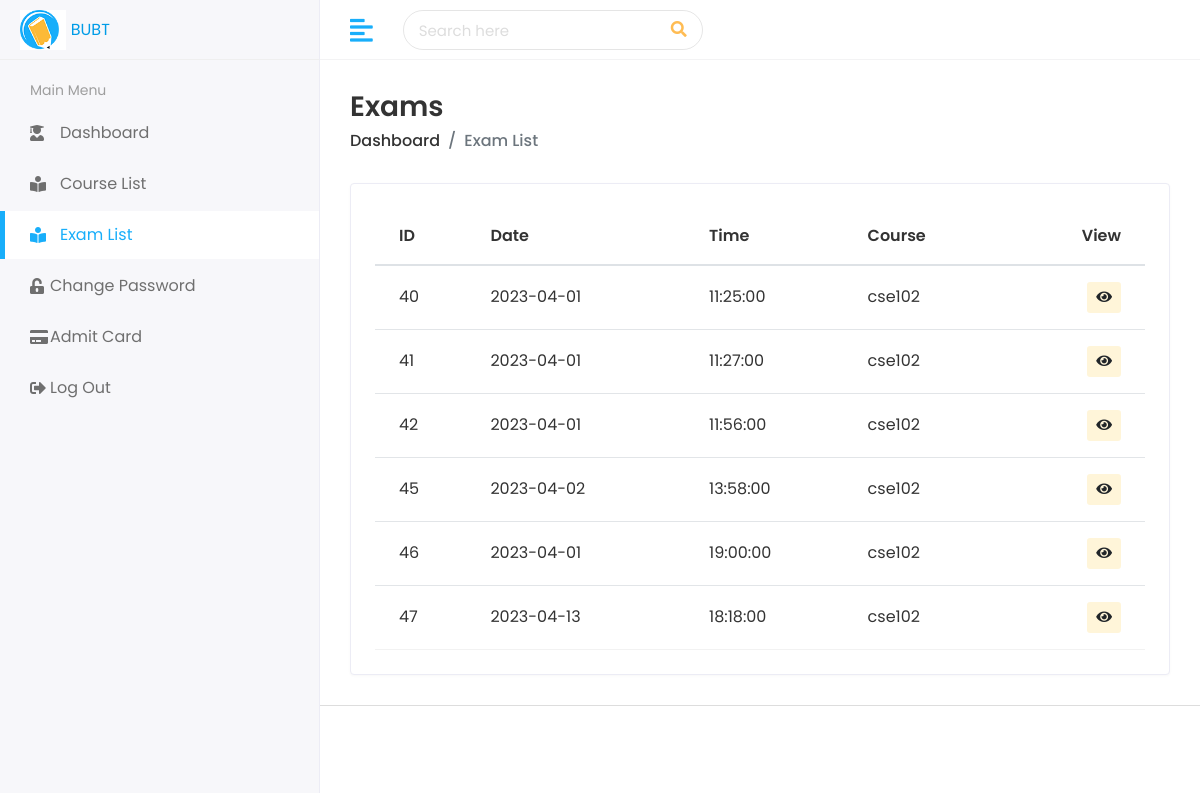
The app's page /student/examlist.php (signed in) with its own data.
### tables this page shows
CREATE TABLE `exam` (
  `examid` int NOT NULL,
  `date` date NOT NULL,
  `time` time NOT NULL,
  `course` varchar(200) NOT NULL,
  `rooms` json NOT NULL
);

### student/examlist.php (the view, shortened to what this page needs)
<?php
include("header.php");
?>
<div class="page-wrapper">
    <div class="content container-fluid">
        <div class="page-header">
            <div class="row align-items-center">
                <div class="col">
                    <h3 class="page-title">Exams</h3>
                    <ul class="breadcrumb">
                        <li class="breadcrumb-item"><a href="index.php">Dashboard</a></li>
                        <li class="breadcrumb-item active">Exam List</li>
                    </ul>
                </div>
            </div>
        </div>
        <div class="row">
            <div class="col-sm-12">
                <div class="card card-table">
                    <div class="card-body">
                        <div class="table-responsive">
                            <table class="table table-hover table-center mb-0 datatable">
                                <thead>
                                    <tr>
                                        <th>ID</th>
                                        <th>Date</th>
                                        <th>Time</th>
                                        <th>Course</th>
                                        <th class="text-right">View</th>
                                    </tr>
                                </thead>
                                <tbody>
                                    <?php
                                    $query = "select * from exam;";
                                    $result = $conn->query($query);
                                    $studentid = $_SESSION['studentid'];
                                    if ($result->num_rows > 0) {
                                        while ($row = $result->fetch_assoc()) {
                                            $examid  = $row['examid'];
                                            $date = $row['date'];
                                            $time = $row['time'];
                                            $course  = $row['course'];
                                            $query1 = "select * from enroll where courseid='" . $course . "' and studentid='" . $studentid . "';";
                                            $result1 = $conn->query($query1);
                                            if ($result1->num_rows > 0) {
                                    ?>
                                                <tr>
                                                    <td><?php echo $examid  ?></td>
                                                    <td><?php echo $date  ?></td>
                                                    <td><?php echo $time  ?></td>
                                                    <td><?php echo $course  ?></td>
                                                    <td class="text-right">
                                                        <div class="actions">
                                                            <a href="viewroom.php?examid=<?php echo $examid ?>" class="btn btn-sm bg-primary">
                                                                <i class="fas fa-eye"></i>
                                                            </a>
                                                        </div>
                                                    </td>
                                                </tr>
                                    <?php
                                            }
                                        }
                                    } ?>
                                </tbody>
                            </table>
                        </div>
                    </div>
                </div>
            </div>
        </div>
    </div>
    <?php
    include("footer.php");
    ?>

### student/header.php (shortened to what this page needs)
<!DOCTYPE html>
<html lang="en">
<head>
    <link rel="stylesheet" href="assets/plugins/bootstrap/css/bootstrap.min.css">
    <link rel="stylesheet" href="assets/plugins/fontawesome/css/fontawesome.min.css">
    <link rel="stylesheet" href="assets/plugins/fontawesome/css/all.min.css">
    <link rel="stylesheet" href="assets/css/style.css">
    <link rel="stylesheet" href="https://cdn.jsdelivr.net/gh/bbbootstrap/libraries@main/choices.min.css">
</head>
<body>
    <div class="main-wrapper">
        <div class="header">
            <div class="header-left">
                <a href="index.php" class="logo">
                    <img src="assets/img/logo.png" alt="Logo"> BUBT
                </a>
            </div>
            <a href="javascript:void(0);" id="toggle_btn">
                <i class="fas fa-align-left"></i>
            </a>
            <div class="top-nav-search">
                <form>
                    <input type="text" class="form-control" placeholder="Search here">
                    <button class="btn" type="submit"><i class="fas fa-search"></i></button>
                </form>
            </div>
        </div>
        <div class="sidebar" id="sidebar">
            <div class="sidebar-inner slimscroll">
                <div id="sidebar-menu" class="sidebar-menu">
                    <ul>
                        <li class="menu-title">
                            <span>Main Menu</span>
                        </li>
                        <li id="dashboard">
                            <a href="index.php"><i class="fas fa-user-graduate"></i> <span> Dashboard</span></a>
                        </li>
                        <li id="courses">
                            <a href="courselist.php"><i class="fas fa-book-reader"></i> <span> Course List</span></a>
                        </li>
                        <li id="exams">
                            <a href="examlist.php"><i class="fas fa-book-reader"></i> <span>Exam List</span></a>
                        </li>
                        <li id="changepassword">
                            <a href="changepassword.php"><i class="fas fa-unlock-alt"></i> Change Password</a>
                        </li>
                        <li id="admitcard">
                            <a href="qrmaker"><i class="fas fa-credit-card"></i>Admit Card</a>
                        </li>
                        <li><a href="logout.php"><i class='fas fa-sign-out-alt'></i> Log Out</a></li>
                    </ul>
                </div>
            </div>
        </div>

### student/footer.php (shortened to what this page needs)
<footer>
</footer>
</div>
</div>
</body>
</html>

### records on screen
exam: examid "40", date "2023-04-01", time "11:25:00", course "cse102"
exam: examid "41", date "2023-04-01", time "11:27:00", course "cse102"
exam: examid "42", date "2023-04-01", time "11:56:00", course "cse102"
exam: examid "45", date "2023-04-02", time "13:58:00", course "cse102"
exam: examid "46", date "2023-04-01", time "19:00:00", course "cse102"
exam: examid "47", date "2023-04-13", time "18:18:00", course "cse102"
